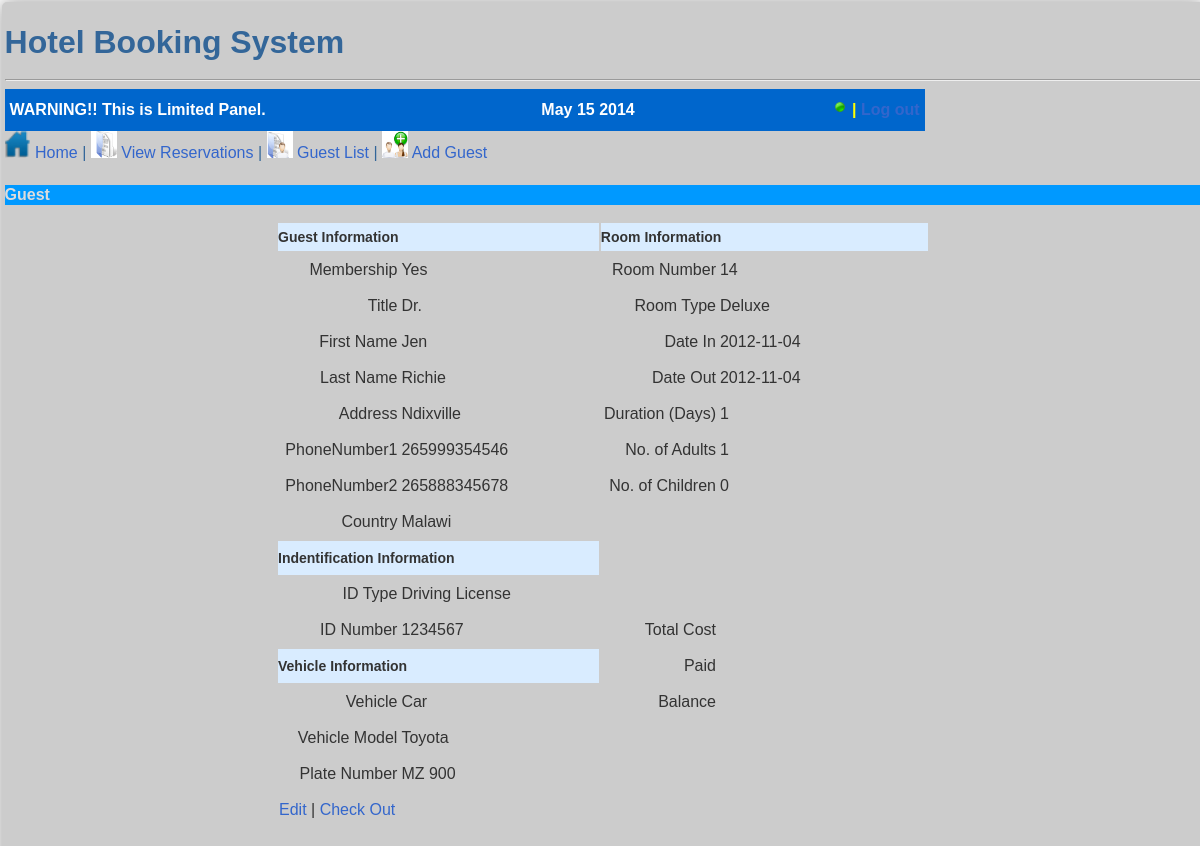
The page /v1-user/viewguest.php?GNo=4 on the database its author committed.
### tables this page shows
CREATE TABLE `customers` (
  `CustomerId` int(3) NOT NULL auto_increment,
  `CustomerTitle` text NOT NULL,
  `Membership` text NOT NULL,
  `CustomerFName` text NOT NULL,
  `CustomerLName` text NOT NULL,
  `AddressTown` text NOT NULL,
  `AddressCountry` text NOT NULL,
  `AddressPostalCode` varchar(15) NOT NULL,
  `PhoneNumber1` varchar(15) NOT NULL,
  `PhoneNumber2` varchar(15) NOT NULL,
  `CustomerEmail` varchar(50) NOT NULL,
  `IdNumber` varchar(10) NOT NULL,
  `IdType` text NOT NULL,
  `PlateNumber` varchar(15) NOT NULL,
  `Status` text NOT NULL,
  `Date` varchar(15) NOT NULL,
  PRIMARY KEY  (`CustomerId`)
);

CREATE TABLE `reservations` (
  `ReservationId` int(4) NOT NULL auto_increment,
  `CustomerId` int(3) NOT NULL,
  `RoomNo` int(3) NOT NULL,
  `RoomType` text NOT NULL,
  `DateIn` varchar(10) NOT NULL,
  `DateOut` varchar(10) NOT NULL,
  `Duration` int(3) NOT NULL,
  `Month` text NOT NULL,
  `NoAdults` int(2) NOT NULL,
  `NoChildren` int(2) NOT NULL,
  PRIMARY KEY  (`ReservationId`)
);

CREATE TABLE `guest` (
  `GuestId` int(3) NOT NULL,
  `GuestTitle` text NOT NULL,
  `FirstName` text NOT NULL,
  `LastName` text NOT NULL,
  `AddressTown` text NOT NULL,
  `AddressPostalCode` varchar(20) NOT NULL,
  `AddressCountry` text NOT NULL,
  `PhoneNumber1` varchar(15) NOT NULL,
  `PhoneNumber2` varchar(15) NOT NULL,
  `GuestEmail` varchar(50) NOT NULL,
  PRIMARY KEY  (`GuestId`)
);

CREATE TABLE `vehicle` (
  `Vehicle_id` int(11) NOT NULL auto_increment,
  `PlateNumber` varchar(15) NOT NULL,
  `Vehicle` text NOT NULL,
  `VehicleModel` text NOT NULL,
  PRIMARY KEY  (`Vehicle_id`)
);

### v1-user/viewguest.php (the view, shortened to what this page needs)
<?php
require_once('_connections/db_link.php');
$GNo = $_GET["GNo"];
$select_guest = "SELECT * FROM guest WHERE GuestId = '$GNo' ";
$select_customer = "SELECT * FROM customers WHERE CustomerId = '$GNo' ";
$select_guest = mysql_query($select_guest,$db_link) or die(mysql_error());
$row_result_guest = mysql_fetch_assoc($select_guest);
$select_customer = mysql_query($select_customer,$db_link) or die(mysql_error());
$row_result_customer = mysql_fetch_assoc($select_customer);
$plateNo = $row_result_customer['PlateNumber'];
$select_reservation = "SELECT * FROM reservations WHERE CustomerId = '$GNo' ";
$excute_reservation = mysql_query($select_reservation,$db_link) or die(mysql_error());
$row_result_reservation = mysql_fetch_assoc($excute_reservation);
$select_vehicle = "SELECT * FROM vehicle WHERE PlateNumber = '$plateNo' ";
$excute_vehicle = mysql_query($select_vehicle, $db_link) or die (mysql_error());
$row_result_vehicle = mysql_fetch_assoc($excute_vehicle);
?>
<!DOCTYPE HTML PUBLIC "-//W3C//DTD HTML 4.01 Transitional//EN" "http://www.w3.org/TR/html4/loose.dtd">
<html>
<head>
<link href="styles/main_style.css" media="screen" rel="stylesheet" type="text/css" />
<link href="styles/facebox.css" media="screen" rel="stylesheet" type="text/css" />
</head>
<body>
<div class="container">
<h1>Hotel Booking System</h1>
<hr />
<table class="info_bar" cellspacing="5px" cellpadding="0px" width="920px">
<tr>
<td class="info">WARNING!! This is Limited Panel.</td>
<td class="info"><?php echo date("F d Y")?></td>
<td class="logout_box"><img src = "images/online.ico" align="bottom"><?php echo $_SESSION['MM_Username']; ?> | <a href="<?php echo $logoutAction ?>">Log out</a></td>
</tr></table>
<div class="navi_icons">
<a href="limitedpanel.php"><img src="images/home.png" alt="home icon" width="26" height="27" title="Home"> Home</a> |
<a href="reservation.php"><img src="images/reservations.png" alt="reservations icon" width="26" height="27" title="View Reservations"> View Reservations</a> |
<a href="guestlist.php"><img src="images/guestlist.png" alt="guestlist icon" width="26" height="27" title="Guest List"> Guest List</a> |
<a href="check_rooms.php"><img src ="images/addguest.png" alt="addguest" width="26" height="27" title="Add Guest"> Add Guest</a> </div>
<h3>Guest </h3>
<table width="654" border="0" align="center">
  <tr>
    <th colspan="2">Guest Information
    </th>
    <th colspan="2">Room Information
    </th>
   </tr>
  <tr>
    <td align="right" bgcolor="#CCCCCC">Membership</td>
    <td><?php echo  $row_result_customer['Membership']; ?></td>
    <td align="right" bgcolor="#CCCCCC">Room Number</td>
    <td><?php echo  $row_result_reservation['RoomNo']; ?></td>
  </tr>
  <tr>
    <td align="right" bgcolor="#CCCCCC">Title</td>
    <td><?php echo  $row_result_guest['GuestTitle']; ?></td>
<td align="right" bgcolor="#CCCCCC">Room Type</td>
<td><?php echo  $row_result_reservation['RoomType']; ?></td>
  </tr>
  <tr>
    <td width="104" align="right" bgcolor="#CCCCCC">First Name </td>
    <td width="186"><?php echo  $row_result_guest['FirstName']; ?></td>
    <td width="108" align="right" bgcolor="#CCCCCC">Date In</td>
    <td width="196"><?php echo  $row_result_reservation['DateIn']; ?></td>
  </tr>
  <tr>
    <td align="right" bgcolor="#CCCCCC">Last Name </td>
    <td><?php echo  $row_result_guest['LastName']; ?></td>
    <td align="right" bgcolor="#CCCCCC">Date Out</td>
    <td><?php echo  $row_result_reservation['DateOut']; ?></td>
  </tr>
  <tr>
    <td align="right" bgcolor="#CCCCCC">Address</td>
    <td><?php echo  $row_result_guest['AddressTown']; ?></td>
    <td align="right" bgcolor="#CCCCCC">Duration (Days)</td>
    <td><?php echo  $row_result_reservation['Duration']; ?></td>
  </tr>
  <tr>
    <td align="right" bgcolor="#CCCCCC">PhoneNumber1</td>
    <td><?php echo  $row_result_guest['PhoneNumber1']; ?></td>
    <td align="right" bgcolor="#CCCCCC">No. of Adults</td>
    <td><?php echo  $row_result_reservation['NoAdults']; ?></td>
  </tr>
  <tr>
    <td align="right" bgcolor="#CCCCCC">PhoneNumber2</td>
    <td><?php echo  $row_result_guest['PhoneNumber2']; ?></td>
    <td align="right" bgcolor="#CCCCCC">No. of Children</td>
    <td><?php echo  $row_result_reservation['NoChildren']; ?></td>
  </tr>
  <tr>
    <td align="right" bgcolor="#CCCCCC">Country</td>
    <td><?php echo  $row_result_guest['AddressCountry']; ?></td>
    <td align="right" bgcolor="#CCCCCC">&nbsp;</td>
    <td>&nbsp;</td>
  </tr>
  <tr>
    <th colspan="2">Indentification Information
    </th>
    <td>&nbsp;</td>
    <td>&nbsp;</td>
  </tr>
  <tr>
    <td align="right" bgcolor="#CCCCCC">ID Type </td>
    <td><?php echo  $row_result_customer['IdType']; ?></td>
    <td>&nbsp;</td>
    <td>&nbsp;</td>
  </tr>
  <tr>
    <td align="right" bgcolor="#CCCCCC">ID Number </td>
    <td><?php echo  $row_result_customer['IdNumber']; ?></td>
    <td align="right" bgcolor="#CCCCCC">Total Cost </td>
    <td><?php echo  $row_result_reservation['TotalCost']; ?></td>
  </tr>
  <tr>
    <th colspan="2">Vehicle Information
    </th>
    <td align="right" bgcolor="#CCCCCC">Paid</td>
    <td><?php echo  $row_result_reservation['Paid']; ?></td>
  </tr>
  <tr>
    <td align="right" bgcolor="#CCCCCC">Vehicle</td>
    <td><?php echo  $row_result_vehicle['Vehicle']; ?></td>
    <td align="right" bgcolor="#CCCCCC">Balance</td>
    <td>&nbsp;</td>
  </tr>
  <tr>
    <td align="right" bgcolor="#CCCCCC">Vehicle Model </td>
    <td>
    <?php echo  $row_result_vehicle['VehicleModel']; ?> </td>
    <td>&nbsp;</td>
    <td>&nbsp;</td>
  </tr>
  <tr>
    <td align="right" bgcolor="#CCCCCC">Plate Number </td>
    <td>
      <?php echo  $row_result_vehicle['PlateNumber']; ?> </td>
    <td>&nbsp;</td>
    <td>&nbsp;</td>
  </tr>
<tr>
	<td colspan="4"><a href="editguest.php?GNo=<?php echo $row_result_guest['GuestId']; ?>" rel="facebox">Edit</a> | <a target="_blank" href="check_out.php?GNo=<?php echo $row_result_guest['GuestId']; ?>&?RNo=<?php echo  $row_result_reservation['RoomNo']; ?>&?gfn=<?php echo $row_result_guest['FirstName']; ?>&?gln=<?php echo $row_result_guest['LastName']; ?>" >Check Out</a></td>
</tr>
</table>
</div>
</body>
</html>

### rows shown on the page
customers: Membership "Yes", IdType "Driving License", IdNumber "1234567"
reservations: RoomNo "14", RoomType "Deluxe", DateIn "2012-11-04", DateOut "2012-11-04", Duration "1", NoAdults "1", NoChildren "0"
guest: GuestTitle "Dr.", FirstName "Jen", LastName "Richie", AddressTown "Ndixville", PhoneNumber1 "265999354546", PhoneNumber2 "265888345678", AddressCountry "Malawi"
vehicle: Vehicle "Car", VehicleModel "Toyota", PlateNumber "MZ 900"
